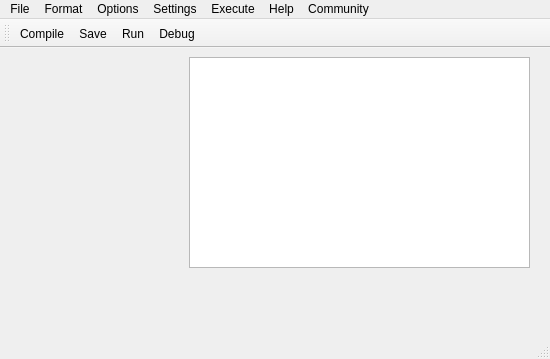
<?xml version="1.0" encoding="UTF-8"?>
<ui version="4.0">
 <class>MainWindow</class>
 <widget class="QMainWindow" name="MainWindow">
  <property name="geometry">
   <rect>
    <x>0</x>
    <y>0</y>
    <width>550</width>
    <height>359</height>
   </rect>
  </property>
  <property name="minimumSize">
   <size>
    <width>0</width>
    <height>0</height>
   </size>
  </property>
  <property name="windowTitle">
   <string>MainWindow</string>
  </property>
  <widget class="QWidget" name="centralwidget">
   <property name="minimumSize">
    <size>
     <width>0</width>
     <height>0</height>
    </size>
   </property>
   <widget class="QWidget" name="verticalLayoutWidget">
    <property name="geometry">
     <rect>
      <x>189</x>
      <y>9</y>
      <width>341</width>
      <height>211</height>
     </rect>
    </property>
    <layout class="QVBoxLayout" name="verticalLayout">
     <item>
      <widget class="QPlainTextEdit" name="plainTextEdit"/>
     </item>
    </layout>
   </widget>
  </widget>
  <widget class="QMenuBar" name="menubar">
   <property name="geometry">
    <rect>
     <x>0</x>
     <y>0</y>
     <width>550</width>
     <height>18</height>
    </rect>
   </property>
   <widget class="QMenu" name="menuFile">
    <property name="title">
     <string>File</string>
    </property>
    <addaction name="actionOpen_New_File"/>
    <addaction name="actionOpen_New_Folder"/>
    <addaction name="actionCreate_New_File"/>
    <addaction name="actionSave"/>
    <addaction name="actionSave_As"/>
    <addaction name="actionExport"/>
    <addaction name="actionExit"/>
   </widget>
   <widget class="QMenu" name="menuFormat">
    <property name="title">
     <string>Format</string>
    </property>
    <addaction name="actionFont"/>
    <addaction name="actionColour_scheme"/>
    <addaction name="actionTheme"/>
    <addaction name="actionCursor"/>
    <addaction name="actionAdd_Style"/>
    <addaction name="actionAdd_Font"/>
   </widget>
   <widget class="QMenu" name="menuOptions">
    <property name="title">
     <string>Options</string>
    </property>
   </widget>
   <widget class="QMenu" name="menuSettings">
    <property name="title">
     <string>Settings</string>
    </property>
    <addaction name="actionStyle"/>
    <addaction name="actionKey_Binds"/>
    <addaction name="actionColour_Schene"/>
    <addaction name="actionComiler"/>
   </widget>
   <widget class="QMenu" name="menuExecute">
    <property name="title">
     <string>Execute</string>
    </property>
    <addaction name="actionRun"/>
    <addaction name="actionCompile"/>
    <addaction name="actionCompile_Run"/>
    <addaction name="actionSyntax_Check"/>
    <addaction name="actionSet_compiler"/>
   </widget>
   <widget class="QMenu" name="menuHelp">
    <property name="title">
     <string>Help</string>
    </property>
    <addaction name="actionTroubleshoot"/>
    <addaction name="actionFAQs"/>
    <addaction name="actionConfig_Help"/>
    <addaction name="actionCompiler_Help"/>
    <addaction name="actionDocumentation"/>
   </widget>
   <widget class="QMenu" name="menuCommunity">
    <property name="title">
     <string>Community</string>
    </property>
    <addaction name="actionAbout_Us"/>
    <addaction name="actionCheck_Source"/>
    <addaction name="actionReport_a_Bug"/>
    <addaction name="actionAsk_a_Query"/>
   </widget>
   <addaction name="menuFile"/>
   <addaction name="menuFormat"/>
   <addaction name="menuOptions"/>
   <addaction name="menuSettings"/>
   <addaction name="menuExecute"/>
   <addaction name="menuHelp"/>
   <addaction name="menuCommunity"/>
  </widget>
  <widget class="QStatusBar" name="statusbar"/>
  <widget class="QToolBar" name="toolBar">
   <property name="minimumSize">
    <size>
     <width>0</width>
     <height>0</height>
    </size>
   </property>
   <property name="windowTitle">
    <string>toolBar</string>
   </property>
   <attribute name="toolBarArea">
    <enum>TopToolBarArea</enum>
   </attribute>
   <attribute name="toolBarBreak">
    <bool>false</bool>
   </attribute>
   <addaction name="actionCompile_2"/>
   <addaction name="actionSave_2"/>
   <addaction name="actionRun_2"/>
   <addaction name="actionDebug"/>
  </widget>
  <action name="actionRun">
   <property name="checkable">
    <bool>true</bool>
   </property>
   <property name="icon">
    <iconset resource="resource.qrc">
     <normaloff>:/run/resources/red play button no bg.png</normaloff>:/run/resources/red play button no bg.png</iconset>
   </property>
   <property name="text">
    <string>Run</string>
   </property>
   <property name="toolTip">
    <string>Execute/run the current file using the predefined settings.</string>
   </property>
   <property name="shortcut">
    <string>F5</string>
   </property>
  </action>
  <action name="actionCompile">
   <property name="icon">
    <iconset resource="resource.qrc">
     <normaloff>:/compile/resources/gear compiler icon no bg.png</normaloff>:/compile/resources/gear compiler icon no bg.png</iconset>
   </property>
   <property name="text">
    <string>Compile</string>
   </property>
  </action>
  <action name="actionCompile_Run">
   <property name="text">
    <string>Compile + Run</string>
   </property>
  </action>
  <action name="actionSyntax_Check">
   <property name="text">
    <string>Syntax Check</string>
   </property>
  </action>
  <action name="actionSet_compiler">
   <property name="text">
    <string>Set compiler</string>
   </property>
  </action>
  <action name="actionOpen_New_File">
   <property name="icon">
    <iconset resource="resource.qrc">
     <normaloff>:/newFile/resources/newFile.svg</normaloff>:/newFile/resources/newFile.svg</iconset>
   </property>
   <property name="text">
    <string>Open New File</string>
   </property>
   <property name="toolTip">
    <string>Open New File to edit</string>
   </property>
   <property name="shortcut">
    <string>Ctrl+N</string>
   </property>
  </action>
  <action name="actionOpen_New_Folder">
   <property name="icon">
    <iconset>
     <normaloff>resources/folder_7679985.png</normaloff>resources/folder_7679985.png</iconset>
   </property>
   <property name="text">
    <string>Open New Folder</string>
   </property>
   <property name="toolTip">
    <string>Open New Folder to work in, kinda like workspace</string>
   </property>
   <property name="shortcut">
    <string>Ctrl+F</string>
   </property>
  </action>
  <action name="actionCreate_New_File">
   <property name="icon">
    <iconset>
     <normaloff>resources/Editor.svg</normaloff>resources/Editor.svg</iconset>
   </property>
   <property name="text">
    <string>Create New File</string>
   </property>
  </action>
  <action name="actionSave">
   <property name="icon">
    <iconset>
     <normaloff>resources/save.png</normaloff>resources/save.png</iconset>
   </property>
   <property name="text">
    <string>Save</string>
   </property>
  </action>
  <action name="actionSave_As">
   <property name="icon">
    <iconset>
     <normaloff>resources/save.png</normaloff>resources/save.png</iconset>
   </property>
   <property name="text">
    <string>Save As</string>
   </property>
  </action>
  <action name="actionExport">
   <property name="text">
    <string>Export</string>
   </property>
  </action>
  <action name="actionExit">
   <property name="text">
    <string>Exit</string>
   </property>
  </action>
  <action name="actionFont">
   <property name="text">
    <string>Font</string>
   </property>
  </action>
  <action name="actionColour_scheme">
   <property name="text">
    <string>Colour scheme</string>
   </property>
  </action>
  <action name="actionTheme">
   <property name="text">
    <string>Theme</string>
   </property>
  </action>
  <action name="actionCursor">
   <property name="text">
    <string>Cursor</string>
   </property>
  </action>
  <action name="actionAdd_Style">
   <property name="text">
    <string>Add Style</string>
   </property>
  </action>
  <action name="actionAdd_Font">
   <property name="text">
    <string>Add Font</string>
   </property>
  </action>
  <action name="actionTroubleshoot">
   <property name="text">
    <string>Troubleshoot</string>
   </property>
  </action>
  <action name="actionFAQs">
   <property name="text">
    <string>FAQs</string>
   </property>
  </action>
  <action name="actionConfig_Help">
   <property name="text">
    <string>Config Help</string>
   </property>
  </action>
  <action name="actionAbout_Us">
   <property name="text">
    <string>About Us</string>
   </property>
  </action>
  <action name="actionCheck_Source">
   <property name="text">
    <string>Check Source</string>
   </property>
  </action>
  <action name="actionReport_a_Bug">
   <property name="text">
    <string>Report a Bug</string>
   </property>
  </action>
  <action name="actionAsk_a_Query">
   <property name="text">
    <string>Ask a Query</string>
   </property>
  </action>
  <action name="actionCompiler_Help">
   <property name="text">
    <string>Compiler Help</string>
   </property>
  </action>
  <action name="actionDocumentation">
   <property name="text">
    <string>Documentation</string>
   </property>
  </action>
  <action name="actionStyle">
   <property name="text">
    <string>Style</string>
   </property>
  </action>
  <action name="actionKey_Binds">
   <property name="text">
    <string>Key Binds</string>
   </property>
  </action>
  <action name="actionColour_Schene">
   <property name="text">
    <string>Colour Schene</string>
   </property>
  </action>
  <action name="actionComiler">
   <property name="text">
    <string>Compiler</string>
   </property>
  </action>
  <action name="actionRun_2">
   <property name="icon">
    <iconset resource="resource.qrc">
     <normaloff>:/run/resources/red play button no bg.png</normaloff>:/run/resources/red play button no bg.png</iconset>
   </property>
   <property name="text">
    <string>Run</string>
   </property>
   <property name="toolTip">
    <string>Execute the current source file</string>
   </property>
   <property name="shortcut">
    <string>F5</string>
   </property>
  </action>
  <action name="actionDebug">
   <property name="icon">
    <iconset resource="resource.qrc">
     <normaloff>:/bug/resources/bug_784558.png</normaloff>:/bug/resources/bug_784558.png</iconset>
   </property>
   <property name="text">
    <string>Debug</string>
   </property>
   <property name="toolTip">
    <string>debug the current c/cpp file</string>
   </property>
   <property name="shortcut">
    <string>Ctrl+F4</string>
   </property>
  </action>
  <action name="actionCompile_2">
   <property name="icon">
    <iconset resource="resource.qrc">
     <normaloff>:/compile/resources/gear compiler icon no bg.png</normaloff>
     <disabledoff>resources/gear compiler icon no bg.png</disabledoff>:/compile/resources/gear compiler icon no bg.png</iconset>
   </property>
   <property name="text">
    <string>Compile</string>
   </property>
   <property name="toolTip">
    <string>Compile the current file using selected compiler.</string>
   </property>
   <property name="shortcut">
    <string>Ctrl+C</string>
   </property>
  </action>
  <action name="actionSave_2">
   <property name="icon">
    <iconset resource="resource.qrc">
     <normaloff>:/save/resources/save.png</normaloff>:/save/resources/save.png</iconset>
   </property>
   <property name="text">
    <string>Save</string>
   </property>
   <property name="toolTip">
    <string>Save the current file</string>
   </property>
  </action>
 </widget>
 <resources>
  <include location="resource.qrc"/>
 </resources>
 <connections/>
</ui>
